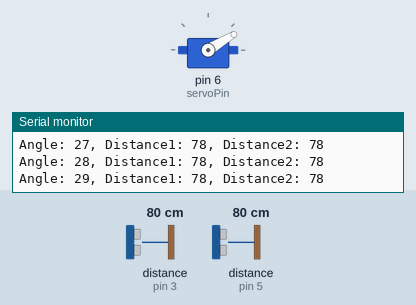
A sketch run on a simulated Arduino Uno, built with avr-gcc and run on an emulated ATmega328P. On the bench: servo, the last lines printed to the serial monitor. Wiring (inferred from the names in the program): 2 × ultrasonic range finder: trigger pin 2, echo pin 3 / trigger pin 4, echo pin 5. The inputs (shaded band) are chosen by the test bench; at power-on: distance to the obstacle (sensors on pin 3, pin 5) 80 cm. The echo pulse lasts 58.3 µs per cm.

Above: at 1.29 s.
1.3 s: distance to the obstacle (sensor on pin 3) set to 2 cm
At 1.79 s:
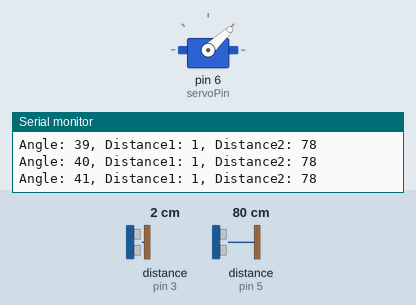
4.3 s: distance to the obstacle (sensor on pin 5) set to 2 cm
At 4.46 s:
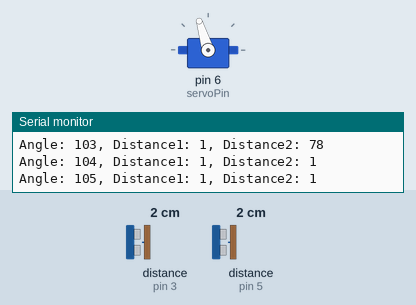
7.3 s: distance to the obstacle (sensor on pin 3) set to 18 cm
At 7.45 s:
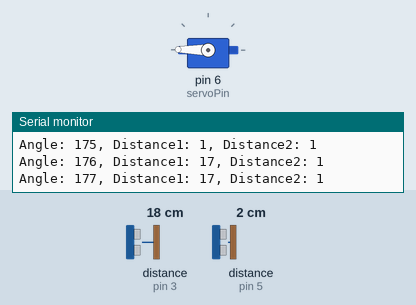
10.3 s: distance to the obstacle (sensor on pin 5) set to 120 cm
Timing chart, 0 to 14.3 s (numbered marks = the images above; inputs shaded):
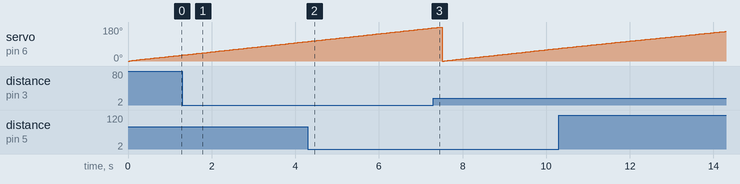

The sketch:

two-rotating-ultrasonic-sensors.ino
```cpp
#include <Servo.h>

// Define the pins for the two ultrasonic sensors
const int trigPin1 = 2;
const int echoPin1 = 3;
const int trigPin2 = 4;
const int echoPin2 = 5;

// Define the pins for the servo
const int servoPin = 6;

// Create a servo object
Servo myservo;

void setup() {
  // Initialize the serial communication
  Serial.begin(9600);

  // Set the trigger and echo pins for the ultrasonic sensors
  pinMode(trigPin1, OUTPUT);
  pinMode(echoPin1, INPUT);
  pinMode(trigPin2, OUTPUT);
  pinMode(echoPin2, INPUT);

  // Attach the servo to the pin
  myservo.attach(servoPin);
}

void loop() {
  // Rotate the servo from 0 to 180 degrees
  for (int angle = 0; angle <= 180; angle++) {
    myservo.write(angle);

    // Wait for the servo to move
    delay(15);

    // Get the distance from the first ultrasonic sensor
    long duration1, distance1;
    digitalWrite(trigPin1, LOW);
    delayMicroseconds(2);
    digitalWrite(trigPin1, HIGH);
    delayMicroseconds(10);
    digitalWrite(trigPin1, LOW);
    duration1 = pulseIn(echoPin1, HIGH);
    distance1 = duration1 * 0.034 / 2;

    // Get the distance from the second ultrasonic sensor
    long duration2, distance2;
    digitalWrite(trigPin2, LOW);
    delayMicroseconds(2);
    digitalWrite(trigPin2, HIGH);
    delayMicroseconds(10);
    digitalWrite(trigPin2, LOW);
    duration2 = pulseIn(echoPin2, HIGH);
    distance2 = duration2 * 0.034 / 2;

    // Print the distances to the serial monitor
    Serial.print("Angle: ");
    Serial.print(angle);
    Serial.print(", Distance1: ");
    Serial.print(distance1);
    Serial.print(", Distance2: ");
    Serial.println(distance2);
  }
}
```
